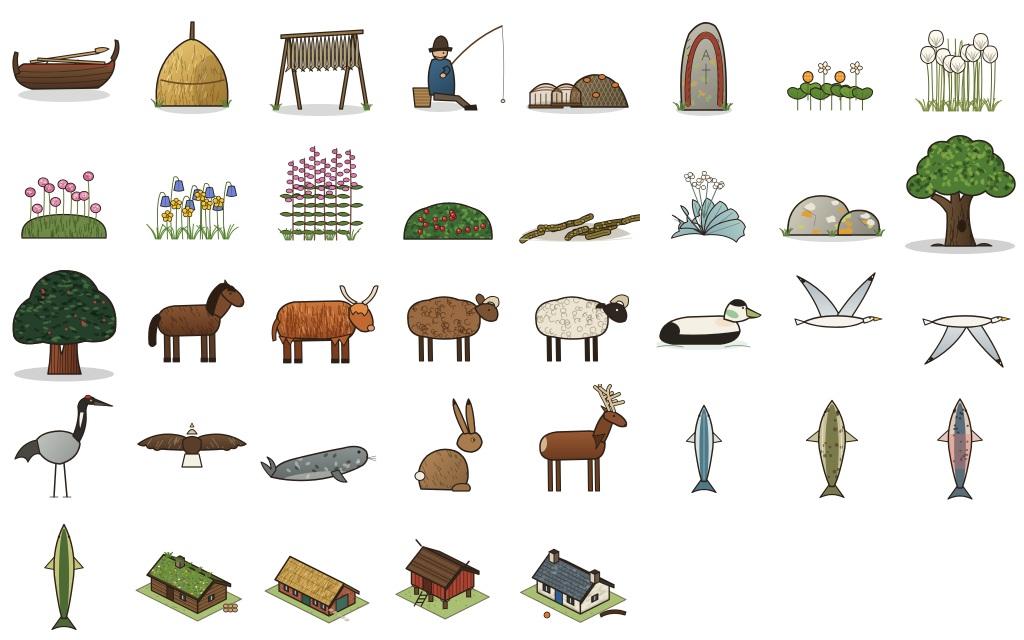
#> input picture art-source/folio/folio-raw.png, 2048 x 1280 px (shown at 1/2 size)
$ python post.py
#> lines starting #> are read from the running program, lines starting #| are printed output that depends on the picture; after the words box and inside, x2 and y2 are one past the last pixel; in counts of white or black regions, pixels touching at a corner belong together
import numpy as np, json
from PIL import Image
raw = np.asarray(Image.open('folio-raw.png').convert('RGBA')).astype(np.float32)
H, W = raw.shape[:2]
#> H = 1280; W = 2048
rgb, a = raw[..., :3] / 255.0, raw[..., 3:] / 255.0
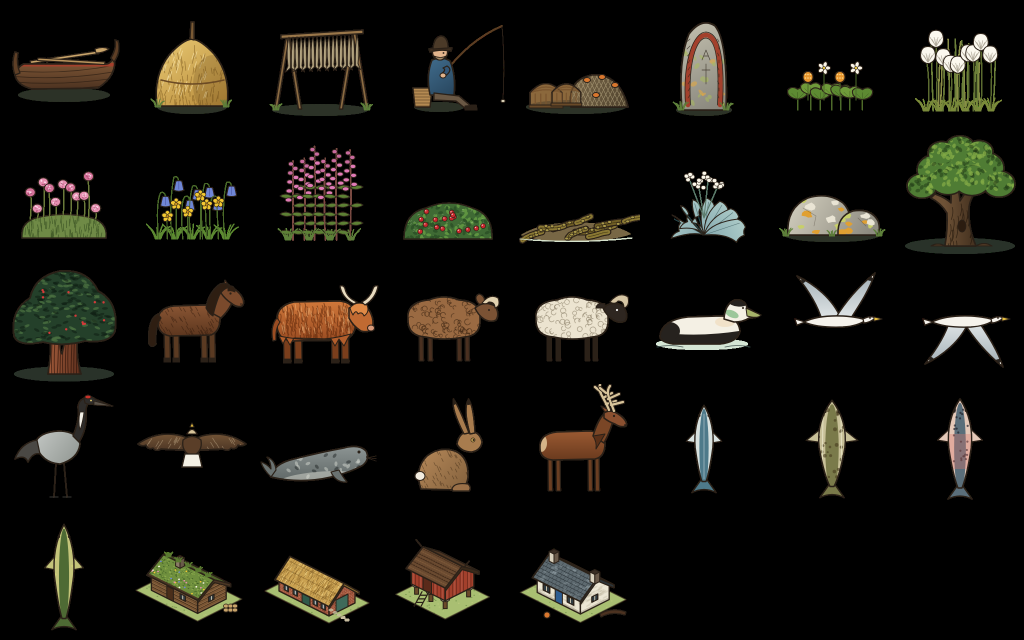
#> rgb: shape (1280, 2048, 3) float32 (shown at 1/2 size); mean R, G, B 0.0807, 0.0745, 0.0538
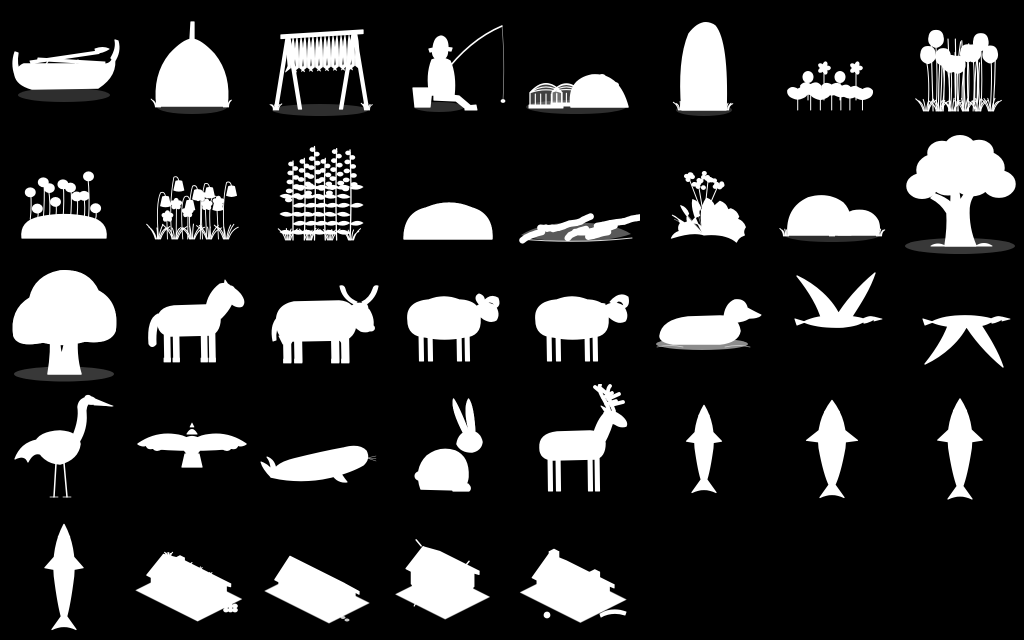
#> a: shape (1280, 2048, 1) float32 (shown at 1/2 size); min 0, max 1, mean 0.17
rs = np.random.RandomState(1611)
yy, xx = np.mgrid[0:H, 0:W]

def lum(c): return (c[..., 0] * .299 + c[..., 1] * .587 + c[..., 2] * .114)[..., None]
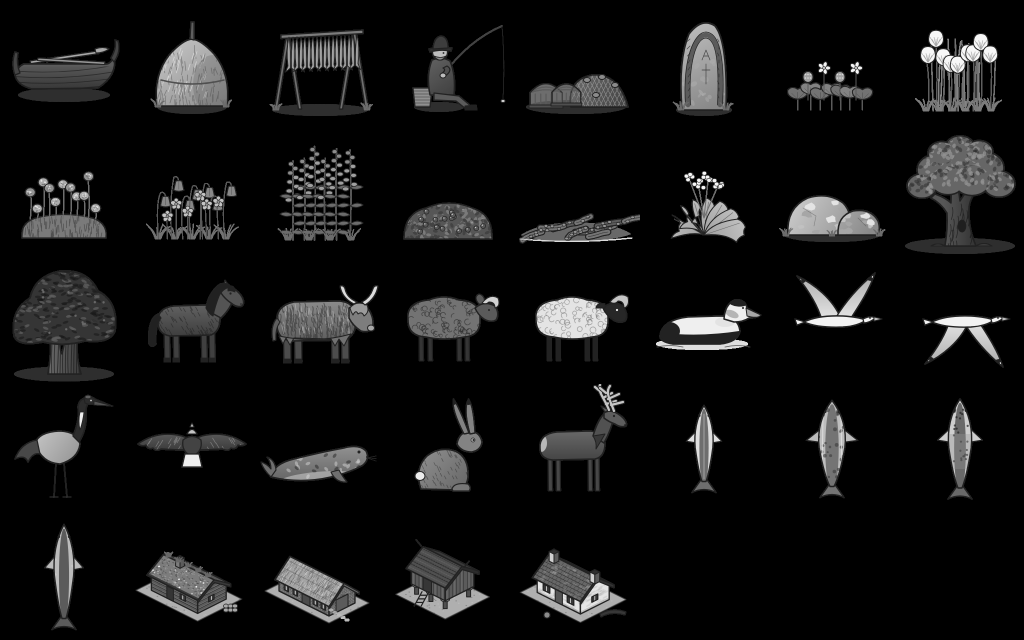
#> returned value: shape (1280, 2048, 1) float32 (shown at 1/2 size); min 0, max 0.972, mean 0.074

# classic: gentle grain, a touch more saturation
grain = (rs.rand(H, W)[..., None] - .5) * .07
cl = np.clip(lum(rgb) + (rgb - lum(rgb)) * 1.06 + grain, 0, 1)

# carta: desaturate toward paper, mottle, and hatch the darker tones
paper = np.array([239, 228, 200]) / 255.0
L = lum(rgb)
ca = L + (rgb - L) * .78
ca = ca * .9 + paper * .1 * (L > .25)
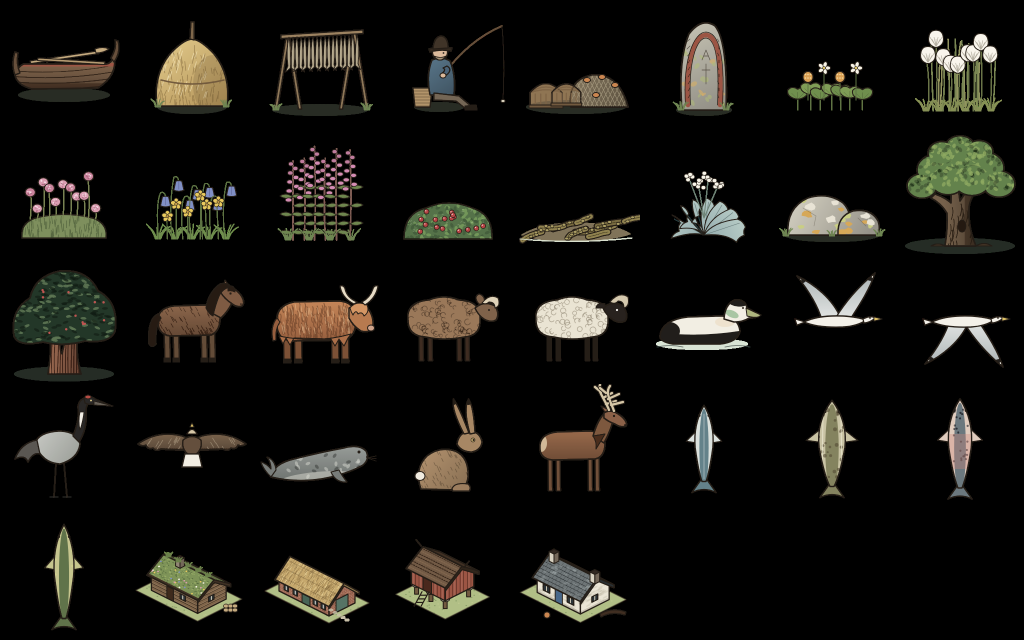
#> ca: shape (1280, 2048, 3) float64 (shown at 1/2 size); mean R, G, B 0.083, 0.0781, 0.0622
mott = np.asarray(Image.fromarray((rs.rand(H // 6 + 1, W // 6 + 1) * 255).astype(np.uint8)).resize((W, H), Image.BICUBIC)).astype(np.float32)[..., None] / 255.0
ca = ca * (.93 + mott * .1)
hatch = ((xx + yy) % 6 < 1.2).astype(np.float32)[..., None]
hatch2 = ((xx - yy) % 7 < 1.0).astype(np.float32)[..., None]
dark = np.clip((.62 - L) / .5, 0, 1)
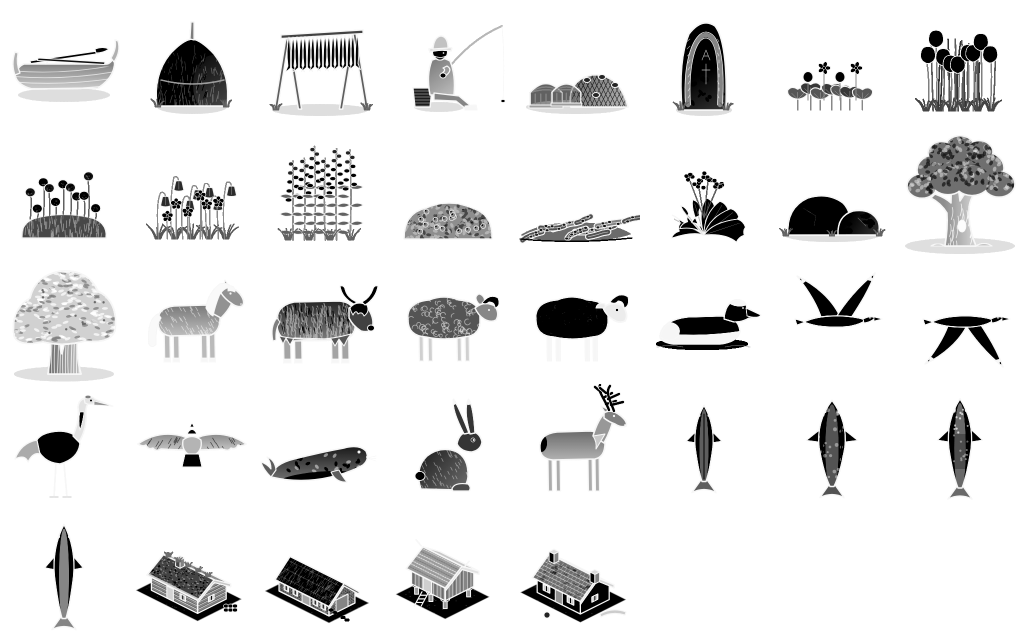
#> dark: shape (1280, 2048, 1) float32 (shown at 1/2 size); min 0, max 1, mean 0.907
ca = ca * (1 - hatch * dark * .32 - hatch2 * np.clip((.4 - L) / .4, 0, 1) * .25)
ca = np.clip(ca + (rs.rand(H, W)[..., None] - .5) * .05, 0, 1)
# warm ink
ink = (L < .2).astype(np.float32)
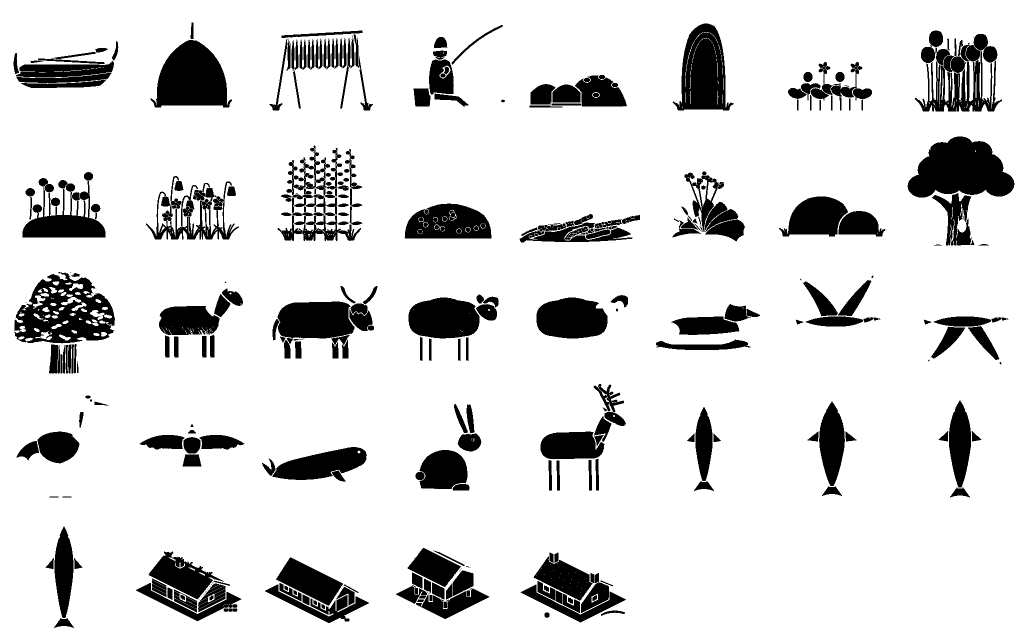
#> ink: shape (1280, 2048, 1) float32 (shown at 1/2 size); values 0 (black) and 1 (white), 86.4% white; 302 black regions (35 under 20 px), largest, box (x1, y1, x2, y2) and area: (1815, 273, 2029, 395) 17910, (28, 544, 230, 687) 16404, (301, 80, 464, 215) 14808
ca = ca * (1 - ink * .3) + np.array([43, 33, 24]) / 255.0 * ink * .3

def save(c, name):
#> called with name = 'classic-folio'
    out = np.concatenate([c, a], -1)
    im = Image.fromarray((out * 255).round().astype(np.uint8), 'RGBA')
    im.save(name + '-full.png')
    im.resize((1536, 960), Image.LANCZOS).save(name + '.webp', quality=88, method=6)
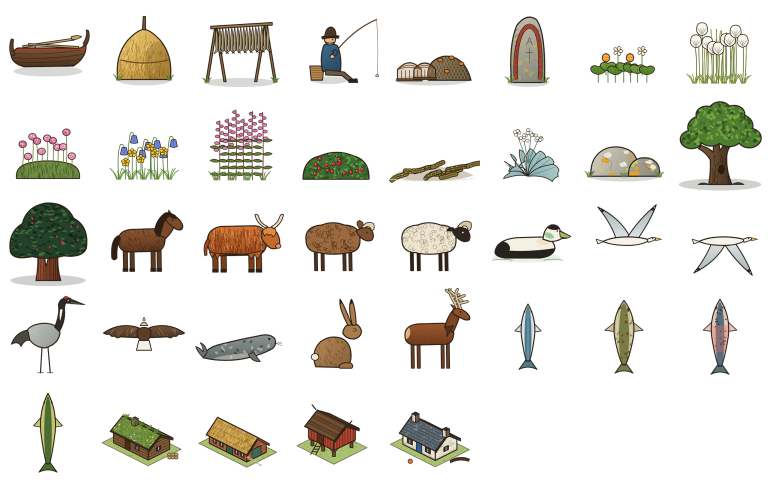
#> saved as classic-folio.webp: PIL image 1536x960 RGBA (shown at 1/2 size); mean R, G, B, A 21.6, 19.8, 13.8, 43.4; transparent parts drawn white
save(cl, 'classic-folio'); save(ca, 'carta-folio')
#> (the run stopped early here; a loop or call above may not have finished)
